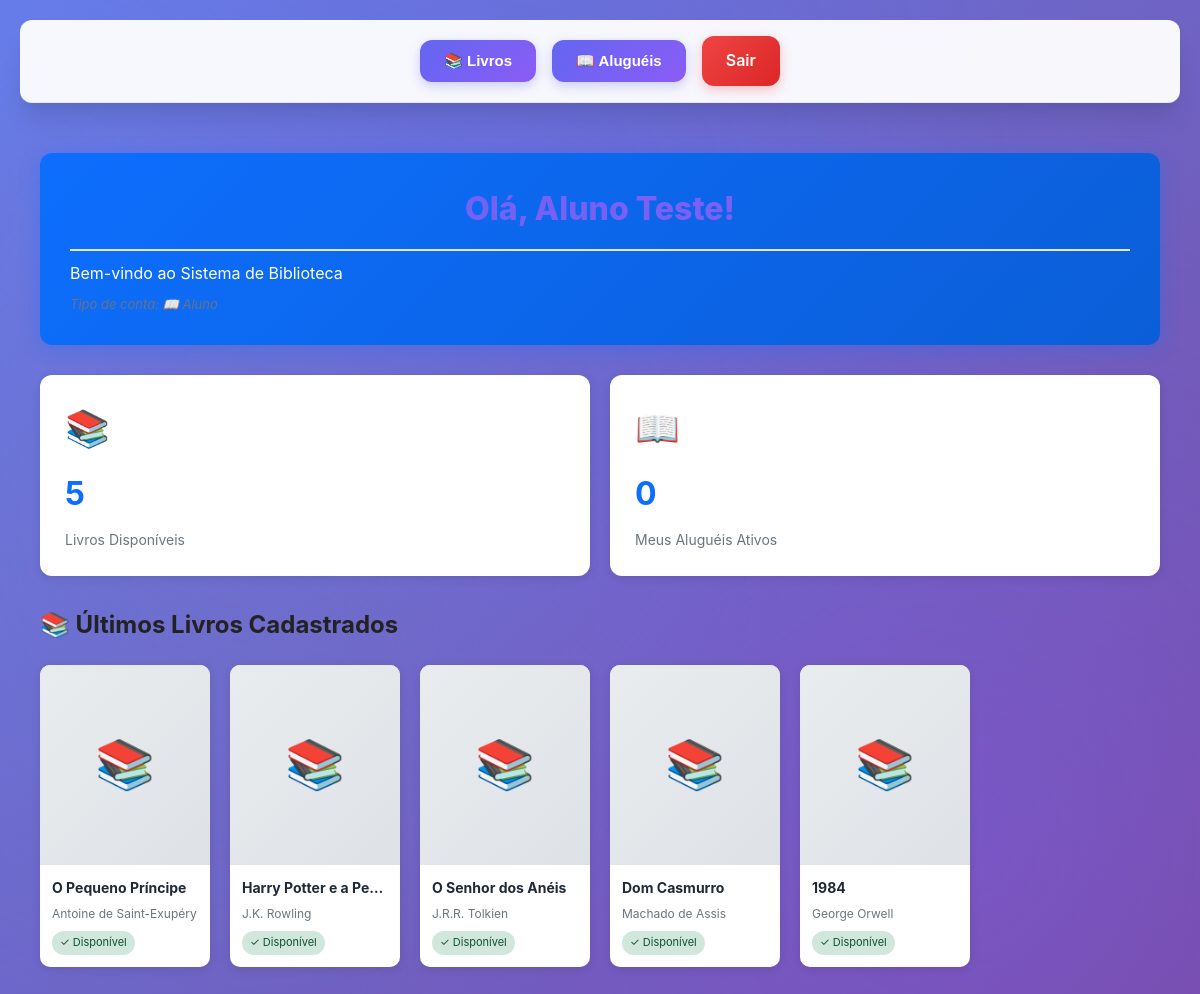
Page /painel.php (signed in) on the committed database.
### tables this page shows
CREATE TABLE IF NOT EXISTS livros (
    id INT AUTO_INCREMENT PRIMARY KEY,
    titulo VARCHAR(255) NOT NULL,
    autor VARCHAR(255) NOT NULL,
    disponivel BOOLEAN DEFAULT TRUE,
    imagem VARCHAR(255) DEFAULT NULL,
    created_at TIMESTAMP DEFAULT CURRENT_TIMESTAMP,
    INDEX idx_titulo (titulo),
    INDEX idx_autor (autor),
    INDEX idx_disponivel (disponivel)
);

### config.php (called while the page is built, shortened)
<?php
function sanitize_input($data) {
    return htmlspecialchars(trim($data), ENT_QUOTES, 'UTF-8');
}
function is_admin() {
    return isset($_SESSION['tipo']) && $_SESSION['tipo'] === 'admin';
}
?>

### painel.php (the view, shortened to what this page needs)
<?php
require_once 'config.php';
try {
    $stats = [];
    $sql = "SELECT COUNT(*) as total FROM livros";
    $stats['total_livros'] = $pdo->query($sql)->fetch()['total'];
    $sql = "SELECT COUNT(*) as total FROM livros WHERE disponivel = 1";
    $stats['livros_disponiveis'] = $pdo->query($sql)->fetch()['total'];
    $sql = "SELECT COUNT(*) as total FROM usuarios";
    $stats['total_usuarios'] = $pdo->query($sql)->fetch()['total'];
    $sql = "SELECT COUNT(*) as total FROM alugueis WHERE devolvido = 0";
    $stats['alugueis_ativos'] = $pdo->query($sql)->fetch()['total'];
    $sql = "SELECT COUNT(*) as total FROM alugueis
            WHERE devolvido = 0 AND data_devolucao < CURDATE()";
    $stats['alugueis_atrasados'] = $pdo->query($sql)->fetch()['total'];
    if (!is_admin()) {
        $sql = "SELECT COUNT(*) as total FROM alugueis
                WHERE id_usuario = :id AND devolvido = 0";
        $stmt = $pdo->prepare($sql);
        $stmt->execute([':id' => $_SESSION['usuario_id']]);
        $stats['meus_alugueis'] = $stmt->fetch()['total'];
    }
    $sql = "SELECT * FROM livros ORDER BY id DESC LIMIT 6";
    $ultimos_livros = $pdo->query($sql)->fetchAll();
} catch (PDOException $e) {
    error_log("Erro ao buscar estatísticas: " . $e->getMessage());
    $stats = [];
}
?>
<!DOCTYPE html>
<html lang="pt-br">
<head>
    <link rel="stylesheet" href="style.css">
</head>
<body>
    <nav class="menu">
        <div class="dropdown">
            <button class="dropbtn">📚 Livros</button>
        </div>
        <div class="dropdown">
            <button class="dropbtn">📖 Aluguéis</button>
        </div>
        <a href="logout.php" class="logout">Sair</a>
    </nav>
    <div class="dashboard">
        <div class="welcome-card">
            <h1> Olá, <?= sanitize_input($_SESSION['usuario_nome']) ?>!</h1>
            <p>Bem-vindo ao Sistema de Biblioteca</p>
            <small>Tipo de conta: <?= is_admin() ? '⭐ Administrador' : '📖 Aluno' ?></small>
        </div>
        <div class="stats-grid">
            <?php if (is_admin()): ?>
            <div class="stat-card">
                <div class="icon">📚</div>
                <div class="number"><?= $stats['total_livros'] ?? 0 ?></div>
                <div class="label">Total de Livros</div>
            </div>
            <div class="stat-card success">
                <div class="icon">✅</div>
                <div class="number"><?= $stats['livros_disponiveis'] ?? 0 ?></div>
                <div class="label">Livros Disponíveis</div>
            </div>
            <div class="stat-card">
                <div class="icon">👥</div>
                <div class="number"><?= $stats['total_usuarios'] ?? 0 ?></div>
                <div class="label">Usuários Cadastrados</div>
            </div>
            <div class="stat-card">
                <div class="icon">📖</div>
                <div class="number"><?= $stats['alugueis_ativos'] ?? 0 ?></div>
                <div class="label">Aluguéis Ativos</div>
            </div>
            <?php if ($stats['alugueis_atrasados'] > 0): ?>
            <div class="stat-card danger">
                <div class="icon">⚠️</div>
                <div class="number"><?= $stats['alugueis_atrasados'] ?></div>
                <div class="label">Aluguéis Atrasados</div>
            </div>
            <?php endif; ?>
            <?php else: ?>
            <div class="stat-card">
                <div class="icon">📚</div>
                <div class="number"><?= $stats['livros_disponiveis'] ?? 0 ?></div>
                <div class="label">Livros Disponíveis</div>
            </div>
            <div class="stat-card">
                <div class="icon">📖</div>
                <div class="number"><?= $stats['meus_alugueis'] ?? 0 ?></div>
                <div class="label">Meus Aluguéis Ativos</div>
            </div>
            <?php endif; ?>
        </div>
        <h2 class="section-title">📚 Últimos Livros Cadastrados</h2>
        <?php if (!empty($ultimos_livros)): ?>
        <div class="books-grid">
            <?php foreach ($ultimos_livros as $livro): ?>
            <div class="book-card">
                <?php if ($livro['imagem']): ?>
                    <img src="<?= sanitize_input($livro['imagem']) ?>" alt="<?= sanitize_input($livro['titulo']) ?>">
                <?php else: ?>
                    <div class="no-image">📚</div>
                <?php endif; ?>
                <div class="info">
                    <div class="title"><?= sanitize_input($livro['titulo']) ?></div>
                    <div class="author"><?= sanitize_input($livro['autor']) ?></div>
                    <span class="status <?= $livro['disponivel'] ? 'disponivel' : 'indisponivel' ?>">
                        <?= $livro['disponivel'] ? '✓ Disponível' : '✗ Indisponível' ?>
                    </span>
                </div>
            </div>
            <?php endforeach; ?>
        </div>
        <?php endif; ?>
    </div>
</body>
</html>

### style.css (style rules this page uses)
* { margin: 0; padding: 0; box-sizing: border-box; }
:root { --primary: #6366f1; --primary-dark: #4f46e5; --primary-light: #818cf8; --secondary: #8b5cf6; --success: #10b981; --danger: #ef4444; --warning: #f59e0b; --info: #3b82f6; --dark: #1f2937; --light: #f9fafb; --border: #e5e7eb; --shadow: 0 4px 6px -1px rgba(0, 0, 0, 0.1), 0 2px 4px -1px rgba(0, 0, 0, 0.06); --shadow-lg: 0 20px 25px -5px rgba(0, 0, 0, 0.1), 0 10px 10px -5px rgba(0, 0, 0, 0.04); --radius: 12px; --transition: all 0.3s cubic-bezier(0.4, 0, 0.2, 1); }
body { font-family: 'Inter', -apple-system, BlinkMacSystemFont, 'Segoe UI', Roboto, sans-serif; background: linear-gradient(135deg, #667eea 0%, #764ba2 100%); min-height: 100vh; color: var(--dark); line-height: 1.6; position: relative; overflow-x: hidden; padding: 20px; }
body::before { content: ''; position: fixed; top: 0; left: 0; width: 100%; height: 100%; background: radial-gradient(circle at 20% 50%, rgba(120, 119, 198, 0.3), transparent 50%), radial-gradient(circle at 80% 80%, rgba(138, 92, 246, 0.3), transparent 50%), radial-gradient(circle at 40% 20%, rgba(99, 102, 241, 0.2), transparent 50%); pointer-events: none; animation: pulse 15s ease-in-out infinite; z-index: -1; }
nav.menu { background: rgba(255, 255, 255, 0.95); backdrop-filter: blur(10px); padding: 16px 32px; box-shadow: var(--shadow-lg); display: flex; justify-content: center; align-items: center; gap: 16px; flex-wrap: wrap; position: sticky; top: 0; z-index: 1000; border-bottom: 1px solid rgba(99, 102, 241, 0.1); border-radius: var(--radius); margin-bottom: 30px; }
.dropdown { position: relative; }
.dropbtn { background: linear-gradient(135deg, var(--primary) 0%, var(--secondary) 100%); border: none; color: white; padding: 12px 24px; font-size: 15px; font-weight: 600; border-radius: var(--radius); cursor: pointer; transition: var(--transition); box-shadow: 0 4px 12px rgba(99, 102, 241, 0.3); position: relative; overflow: hidden; display: flex; align-items: center; gap: 8px; }
.dropbtn::before { content: ''; position: absolute; top: 0; left: -100%; width: 100%; height: 100%; background: linear-gradient(90deg, transparent, rgba(255, 255, 255, 0.3), transparent); transition: left 0.5s; }
.menu .logout { background: linear-gradient(135deg, var(--danger), #dc2626); color: white; padding: 12px 24px; border-radius: var(--radius); text-decoration: none; font-weight: 600; transition: var(--transition); box-shadow: 0 4px 12px rgba(239, 68, 68, 0.3); display: flex; align-items: center; gap: 8px; }
h1 { color: var(--dark); margin-bottom: 30px; font-size: 28px; text-align: center; font-weight: 800; background: linear-gradient(135deg, var(--primary), var(--secondary)); -webkit-background-clip: text; -webkit-text-fill-color: transparent; background-clip: text; padding-bottom: 15px; border-bottom: 2px solid var(--border); }
small { display: block; color: #6b7280; font-size: 13px; margin-top: 8px; font-style: italic; }

### rows in the picture
livros: titulo "O Pequeno Príncipe", autor "Antoine de Saint-Exupéry", disponivel "✓ Disponível"
livros: titulo "Harry Potter e a Pe…", autor "J.K. Rowling", disponivel "✓ Disponível"
livros: titulo "O Senhor dos Anéis", autor "J.R.R. Tolkien", disponivel "✓ Disponível"
livros: titulo "Dom Casmurro", autor "Machado de Assis", disponivel "✓ Disponível"
livros: titulo "1984", autor "George Orwell", disponivel "✓ Disponível"

### other values in the picture
sanitize_input($_SESSION['usuario_nome']) "Aluno Teste"
$stats['livros_disponiveis'] "5"
$stats['meus_alugueis'] "0"
